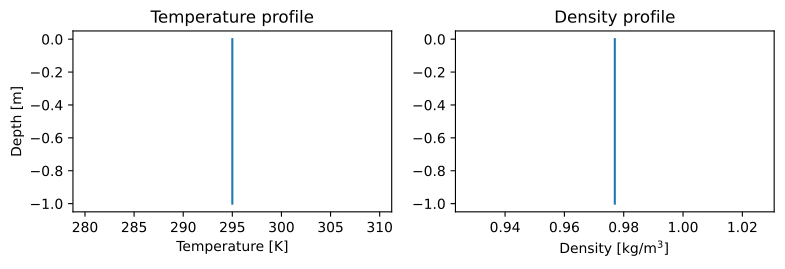

Source code (Python):
import matplotlib.pyplot as plt
import numpy as np
import pyarts3 as pyarts

subsurf_field = pyarts.arts.SubsurfaceField(bottom_depth=-1)
subsurf_field["t"] = 295
subsurf_field["rho"] = 0.977

fig = plt.figure(figsize=(14, 8))
fig, subs = pyarts.plots.SubsurfaceField.plot(subsurf_field, alts=np.linspace(-1, 0), fig=fig, keys=["t", "rho"])
subs.flatten()[0].set_title("Temperature profile")
subs.flatten()[1].set_title("Density profile")
subs.flatten()[0].set_ylabel("Depth [m]")
subs.flatten()[0].set_xlabel("Temperature [K]")
subs.flatten()[1].set_xlabel("Density [kg/m$^3$]")
plt.show()
